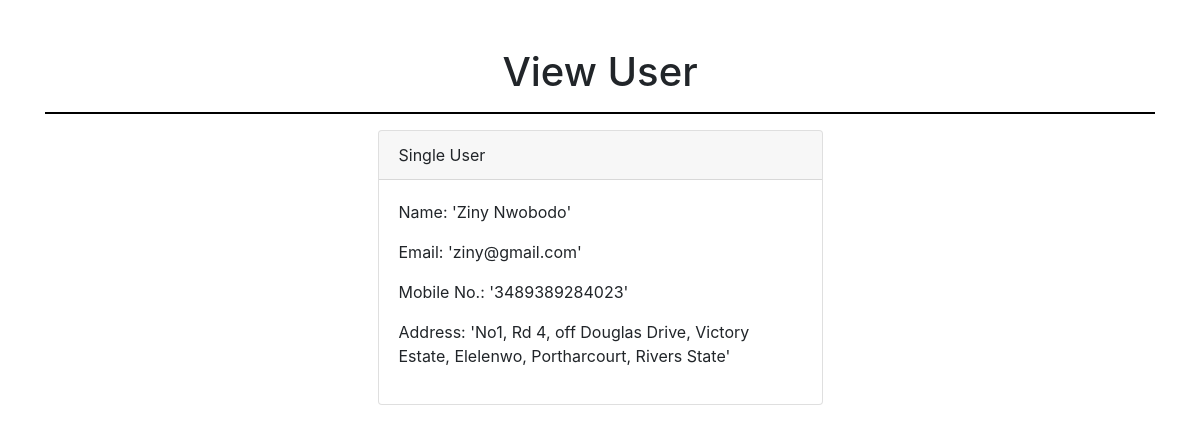
The page /viewUser.php?id=5 on the database its author committed.
### tables this page shows
CREATE TABLE `users` (
  `id` int(11) NOT NULL,
  `name` varchar(255) NOT NULL,
  `email` varchar(255) NOT NULL,
  `mobile` varchar(255) NOT NULL,
  `address` varchar(255) NOT NULL,
  `accesscontrol` varchar(1) NOT NULL
);

### Controllers/Procedures.php (called while the page is built, shortened)
<?php
    include('DBConn.php');
    class Procedures{
        public function getUser(string $id){
            $data = null;
            $this->dbconn  = new DBConn();
            $query = "select  * from users where id = '$id'";
            if($sql = $this->dbconn->executeQuery($query)){
                while($row = mysqli_fetch_assoc($sql)){
                    $data = $row;
                }
            }
            return $data;
        }
    }
?>

### Controllers/DBConn.php (called while the page is built)
<?php
    class DBConn{
        private $server = "localhost";
        private $username = "root";
        private $password = null;
        private $db_name = "tutorial_project";
        private $port = "4306";
        private $conn;
        public function __construct()
        {
            try{
                $this->conn = new mysqli($this->server, $this->username, $this->password, $this->db_name, $this->port);
            }catch (Exception $e){
                echo "connection Failed: ".$e->getMessage();
            }
        }
        public function executeQuery(string $query){
            return $this->conn->query($query);
        }
    }
?>

### viewUser.php (the view, shortened to what this page needs)
<!DOCTYPE html>
<html lang="en">
<head>
    <link rel="stylesheet" href="bootstrap/css/bootstrap.min.css">
</head>
<body>
    <div class="container">
        <div class="row">
            <div class="col-md-12 mt-5">
                <h1 class="text-center">View User</h1>
                <hr style="height: 1px; color: black; background-color: black">
            </div>
        </div>
        <div class="row">
            <div class="col-md-5 mx-auto">
                <?php
                    include("Controllers/Procedures.php");
                    $proc = new Procedures();
                    $id = $_REQUEST['id'];
                    $data = $proc->getUser($id);
                    if(!empty($data)){
                ?>
                    <div class="card">
                        <div class="card-header">
                            Single User
                        </div>
                        <div class="card-body">
                            <p>Name: '<?php echo $data['name']?>'</p>
                            <p>Email: '<?php echo $data['email']?>'</p>
                            <p>Mobile No.: '<?php echo $data['mobile']?>'</p>
                            <p>Address: '<?php echo $data['address']?>'</p>
                        </div>
                    </div>
                <?php
                    }else {
                ?>
                    <p><?php echo "No Data Found"?></p>
                <?php
                    }
                ?>
            </div>
        </div>
    </div>
</body>
</html>

### rows shown on the page
users: name "Ziny Nwobodo", email "ziny@gmail.com", mobile "3489389284023", address "No1, Rd 4, off Douglas Drive, Victory Estate, Elelenwo, Portharcourt, Rivers State"
